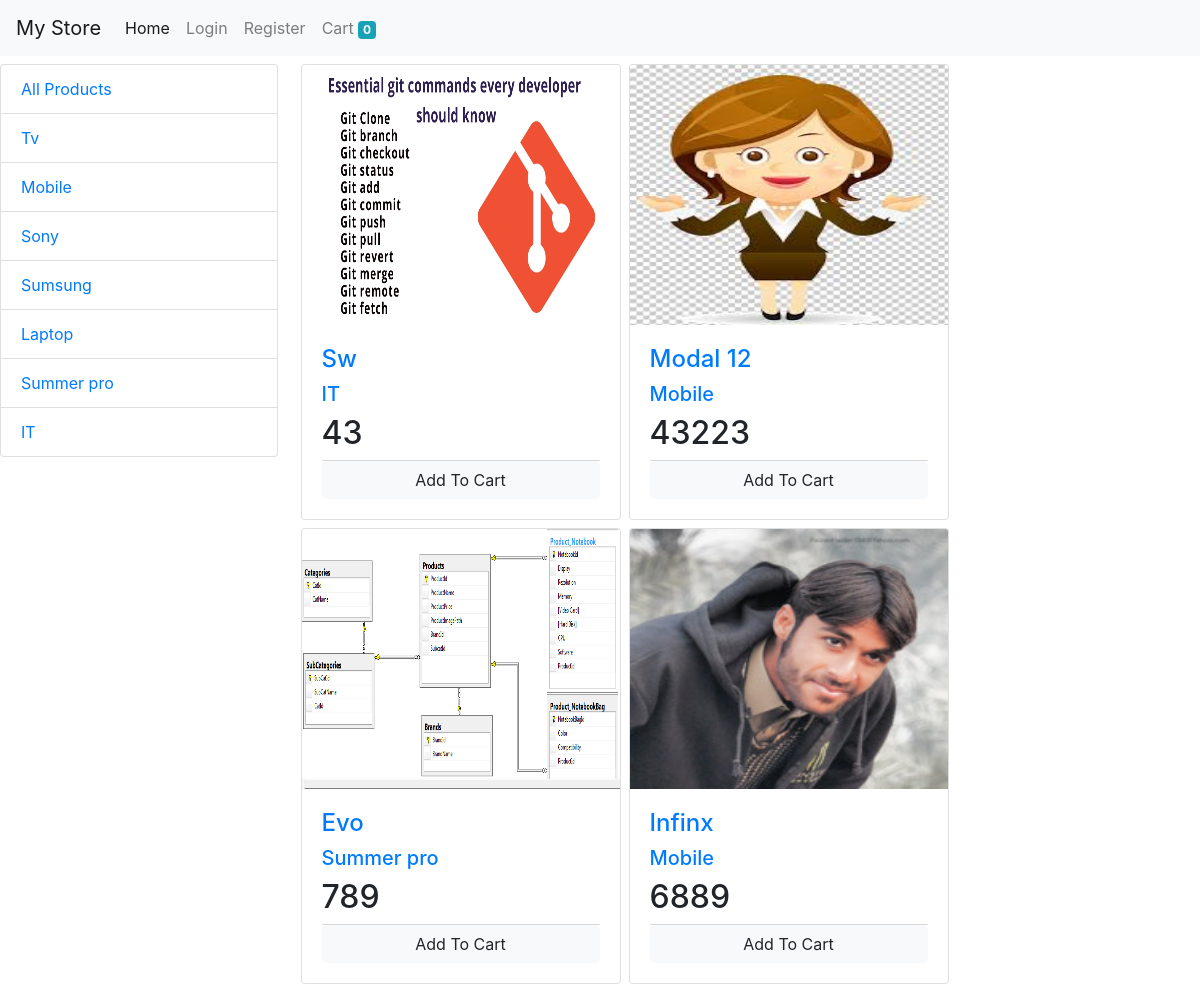
Screenshot of /mystore/ with the database file from the repository.
### store/models.py (models this page shows, shortened)
class Category(models.Model):
    name = models.CharField(max_length=20)
    def __str__(self):
        return self.name

class Product(models.Model):
    name = models.CharField(max_length=50)
    price = models.IntegerField(default=0)
    category = models.ForeignKey(Category, on_delete=models.CASCADE, default=1)
    description = models.CharField(max_length=200, default='' , null=True , blank=True)
    image = models.ImageField(upload_to='uploads/products/')

### store/views.py (the view)
# urls.py: path('', views.homepage , name="mystore"),
def homepage(request):
    if request.method=='POST':
        product = request.POST.get('product')
        remove = request.POST.get('remove')
        cart = request.session.get('cart')
        if cart:
            quantity = cart.get(product)
            if quantity:
                if remove:
                    if quantity<=1:
                        cart.pop(product)
                    else:
                        cart[product]  = quantity-1
                else:
                    cart[product]  = quantity+1
            else:
                cart[product] = 1
        else:
            cart = {}
            cart[product] = 1
        request.session['cart'] = cart
        print('cart' , request.session['cart'])
    else:
        pass
    cart = request.session.get('cart')
    if not cart:
        request.session['cart'] = {}
    categories  =  Category.objects.all()
    products = None
    categoryID = request.GET.get('category')
    categoryID
    if categoryID:
        products = Product.get_all_products_by_categoryid(categoryID)
    else:
        products = Product.objects.all()
    context = {
        'products':products,
        'categories':categories,
        }
    return render(request, 'store/index.html',context)

### store/templatetags/cart.py (called while the page is built)
@register.filter(name='is_in_cart')
def is_in_cart(product  , cart):
    keys = cart.keys()
    for id in keys:
        try:
            if int(id) == product.id:
                return True
        except:
            return False
    return False

### store/templates/store/index.html (shortened to what this page needs)
{% extends 'store/base.html' %}
{% block cat %}
 <ul class="list-group mt-2">
   <li class="list-group-item ">
        <a href=" {% url 'mystore' %} ">All Products</a>
      </li>
    {% for category in categories %}
  <li class="list-group-item ">
    <a href="/mystore/?category={{category.id}} ">{{category.name}}</a>
  </li>
  {% endfor %}
</ul>
{% endblock cat %}
{% block content %}
{% load cart %}
{% load custom_filter %}
<div class="row">
  {% for product in products %}
    <div class="card mt-2 ml-2" style="width: 20rem;">
      <img class="card-img-top" src="{{product.image.url }}" alt="This image not found" height="260">
      <div class="card-body">
        <h4 class="card-text">
           <a class="" href="{% url 'product_detail' product.id %}" >{{product.name}}</a>
       </h4>
       <h5 class="card-text">
           <a href="/mystore/?category={{category.id}} ">{{product.category}}</a>
      </h5>  {{productCount}}
       <h2 class="card-text">
          {{product.price}}
       </h2>
       <div class="card-footer p-0 no-gutters">
        {% if product|is_in_cart:request.session.cart %}
        <div class="row no-gutters">
          <form action="/mystore/#{{product.id}}" class="col-2 " method="post">
            {% csrf_token %}
            <input hidden type="text" name='product' value='{{product.id}}'>
            <input hidden type="text" name='remove' value='True'>
            <input type="submit" value=" - " class="btn btn-block btn-light border-right">
          </form>
          <div class="text-center col">{{product|cart_quantity:request.session.cart}} in Cart</div>
          <form action="/mystore/#{{product.id}}" class="col-2 " method="post">
            {% csrf_token %}
            <input hidden type="text" name='product' value='{{product.id}}'>
            <input type="submit" value=" + " class="btn btn-block btn-light border-left">
          </form>
        </div>
        {% else %}
        <form action="/mystore/#{{product.id}}" method="POST" class="btn-block">
          <input type="submit" class="float-right btn btn-light  form-control"
            value="Add To Cart">
        </form>
        {% endif %}
      </div>
      </div>
    </div>
  {% endfor %}
</div>
{% endblock content %}

### rows the page displays
Category: name "Tv"
Category: name "Mobile"
Category: name "Sony"
Category: name "Sumsung"
Category: name "Laptop"
Category: name "Summer pro"
Category: name "IT"
Product: image (picture), name "Sw", category "IT", price "43"
Product: image (picture), name "Modal 12", category "Mobile", price "43223"
Product: image (picture), name "Evo", category "Summer pro", price "789"
Product: image (picture), name "Infinx", category "Mobile", price "6889"

### other values shown
{{ request.session.cart.keys|length }} "0"
